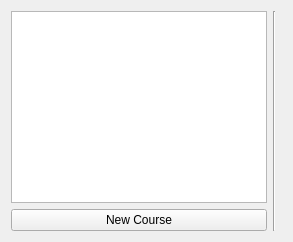
            <widget class="QWidget" name="page_2">
             <layout class="QHBoxLayout" name="horizontalLayout_40">
              <item>
               <layout class="QVBoxLayout" name="verticalLayout_16">
                <item>
                 <widget class="QTreeView" name="course_manager_treeView">
                  <property name="sizePolicy">
                   <sizepolicy hsizetype="Minimum" vsizetype="MinimumExpanding">
                    <horstretch>0</horstretch>
                    <verstretch>0</verstretch>
                   </sizepolicy>
                  </property>
                  <property name="font">
                   <font>
                    <pointsize>12</pointsize>
                    <weight>75</weight>
                    <bold>true</bold>
                   </font>
                  </property>
                  <property name="frameShadow">
                   <enum>QFrame::Sunken</enum>
                  </property>
                  <property name="lineWidth">
                   <number>2</number>
                  </property>
                  <property name="editTriggers">
                   <set>QAbstractItemView::DoubleClicked</set>
                  </property>
                  <property name="dragEnabled">
                   <bool>true</bool>
                  </property>
                  <property name="dragDropOverwriteMode">
                   <bool>true</bool>
                  </property>
                  <property name="dragDropMode">
                   <enum>QAbstractItemView::DragDrop</enum>
                  </property>
                  <property name="selectionMode">
                   <enum>QAbstractItemView::SingleSelection</enum>
                  </property>
                  <property name="indentation">
                   <number>12</number>
                  </property>
                  <property name="rootIsDecorated">
                   <bool>false</bool>
                  </property>
                  <property name="itemsExpandable">
                   <bool>false</bool>
                  </property>
                  <property name="wordWrap">
                   <bool>true</bool>
                  </property>
                  <attribute name="headerVisible">
                   <bool>false</bool>
                  </attribute>
                 </widget>
                </item>
                <item>
                 <widget class="QPushButton" name="add_course_button">
                  <property name="text">
                   <string>New Course</string>
                  </property>
                 </widget>
                </item>
               </layout>
              </item>
              <item>
               <widget class="Line" name="line_16">
                <property name="orientation">
                 <enum>Qt::Vertical</enum>
                </property>
               </widget>
              </item>
              <item>
               <widget class="QFrame" name="frame_3">
                <property name="sizePolicy">
                 <sizepolicy hsizetype="Expanding" vsizetype="Expanding">
                  <horstretch>0</horstretch>
                  <verstretch>0</verstretch>
                 </sizepolicy>
                </property>
                <property name="frameShape">
                 <enum>QFrame::StyledPanel</enum>
                </property>
                <property name="frameShadow">
                 <enum>QFrame::Raised</enum>
                </property>
                <widget class="QGroupBox" name="groupBox_5">
                 <property name="geometry">
                  <rect>
                   <x>30</x>
                   <y>20</y>
                   <width>101</width>
                   <height>36</height>
                  </rect>
                 </property>
                 <property name="title">
                  <string>Course:</string>
                 </property>
                </widget>
                <widget class="QPushButton" name="pushButton_2">
                 <property name="geometry">
                  <rect>
                   <x>10</x>
                   <y>510</y>
                   <width>471</width>
                   <height>71</height>
                  </rect>
                 </property>
                 <property name="text">
                  <string>Organise Lessons </string>
                 </property>
                </widget>
                <widget class="QPushButton" name="speed_review_button">
                 <property name="geometry">
                  <rect>
                   <x>10</x>
                   <y>440</y>
                   <width>471</width>
                   <height>61</height>
                  </rect>
                 </property>
                 <property name="text">
                  <string>Speed Review</string>
                 </property>
                </widget>
                <widget class="QLabel" name="course_name_label">
                 <property name="geometry">
                  <rect>
                   <x>159</x>
                   <y>20</y>
                   <width>191</width>
                   <height>25</height>
                  </rect>
                 </property>
                 <property name="text">
                  <string>course</string>
                 </property>
                </widget>
                <widget class="QPushButton" name="edit_course_name_button">
                 <property name="geometry">
                  <rect>
                   <x>290</x>
                   <y>20</y>
                   <width>241</width>
                   <height>33</height>
                  </rect>
                 </property>
                 <property name="text">
                  <string>Edit Course Name</string>
                 </property>
                </widget>
               </widget>
              </item>
             </layout>
            </widget>
